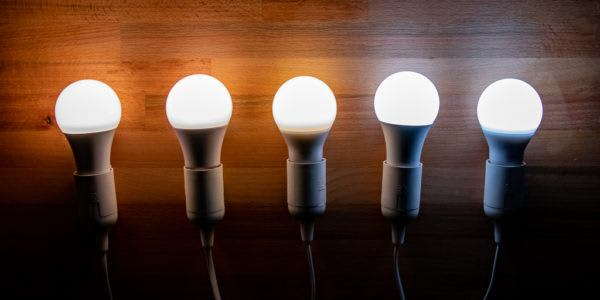
#> input picture helpfull/gui.jpg, 600 x 300 px
$ python objectDistance.py   (older library calls are emulated)
#> lines starting #> are read from the running program, lines starting #| are printed output that depends on the picture; after the words box and inside, x2 and y2 are one past the last pixel; in counts of white or black regions, pixels touching at a corner belong together
from scipy.spatial import distance as dist
from imutils import perspective
from imutils import contours
import numpy as np
import argparse
import imutils
import cv2

def midpoint(ptA, ptB):
    return ((ptA[0] + ptB[0]) * 0.5, (ptA[1] + ptB[1]) * 0.5)

image = cv2.imread('gui.jpg')
#> image is the input picture: shape (300, 600, 3); mean B, G, R 49.1, 63.1, 91.9
gray = cv2.cvtColor(image, cv2.COLOR_BGR2GRAY)
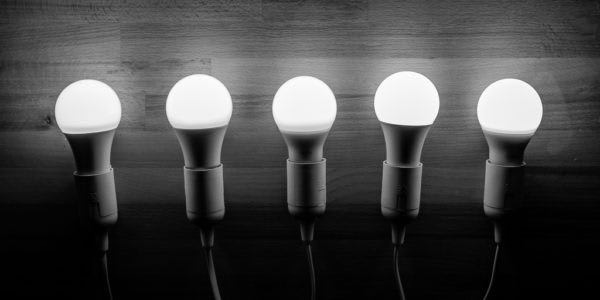
#> gray: shape (300, 600); min 0, max 255, mean 70.1
gray = cv2.GaussianBlur(gray, (7, 7), 0)

edged = cv2.Canny(gray, 50, 100)
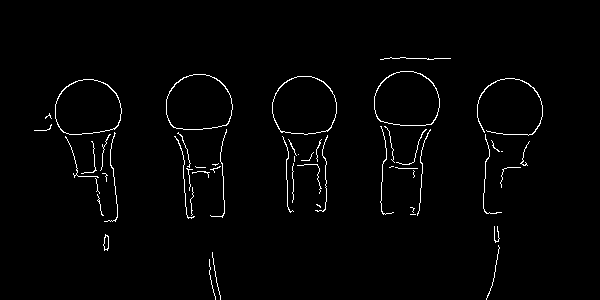
#> edged: shape (300, 600); 1.7% white in thin lines or dots, all inside (x1, y1, x2, y2) = (34, 57, 543, 300)
edged = cv2.dilate(edged, None, iterations=1)
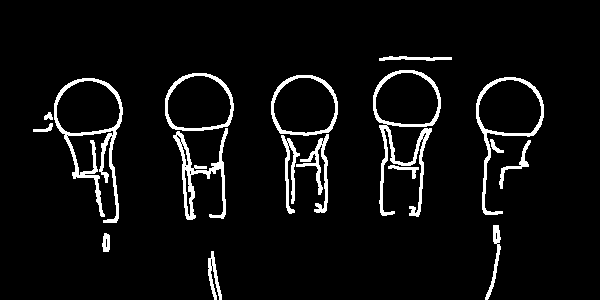
#> edged: shape (300, 600); 5.6% white; 17 white regions, largest, box (x1, y1, x2, y2) and area: (54, 78, 123, 223) 1823, (373, 70, 441, 217) 1749, (173, 128, 228, 220) 1218
edged = cv2.erode(edged, None, iterations=1)
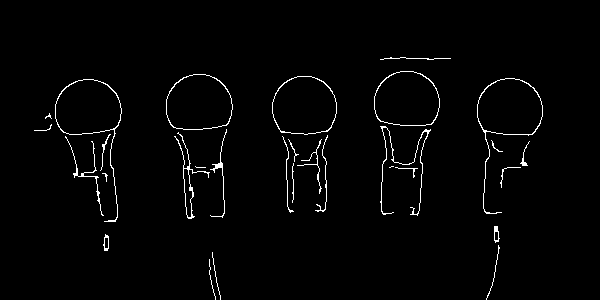
#> edged: shape (300, 600); 1.8% white in thin lines or dots, all inside (x1, y1, x2, y2) = (34, 57, 543, 300)

cnts = cv2.findContours(edged.copy(), cv2.RETR_EXTERNAL,
                        cv2.CHAIN_APPROX_SIMPLE)
#> cnts = 30 contours, 18 with area under 20; largest, box (x1, y1, x2, y2) and area: (477, 78, 543, 214) 3054, (272, 76, 337, 135) 3054, (166, 74, 233, 130) 3014, (55, 79, 122, 222) 2986, (374, 71, 440, 126) 2938
cnts = imutils.grab_contours(cnts)

(cnts, _) = contours.sort_contours(cnts)
#> cnts = 30 contours, 18 with area under 20; largest, box (x1, y1, x2, y2) and area: (272, 76, 337, 135) 3054, (477, 78, 543, 214) 3054, (166, 74, 233, 130) 3014, (55, 79, 122, 222) 2986, (374, 71, 440, 126) 2938
colors = ((0, 0, 255), (240, 0, 159), (0, 165, 255), (255, 255, 0),
          (255, 0, 255))
refObj = None

for c in cnts:
    if cv2.contourArea(c) < 100:
        continue
    box = cv2.minAreaRect(c)
    box = cv2.cv.BoxPoints(box) if imutils.is_cv2() else cv2.boxPoints(box)
    box = np.array(box, dtype="int")
    box = perspective.order_points(box)
    cX = np.average(box[:, 0])
    cY = np.average(box[:, 1])
    if refObj is None:
        (tl, tr, br, bl) = box
        (tlblX, tlblY) = midpoint(tl, bl)
        (trbrX, trbrY) = midpoint(tr, br)
        D = dist.euclidean((tlblX, tlblY), (trbrX, trbrY))
        refObj = (box, (cX, cY), D / 70)
        continue
    orig = image.copy()
    cv2.drawContours(orig, [box.astype("int")], -1, (0, 255, 0), 2)
    cv2.drawContours(orig, [refObj[0].astype("int")], -1, (0, 255, 0), 2)
    refCoords = np.vstack([refObj[0], refObj[1]])
    objCoords = np.vstack([box, (cX, cY)])
#> this loop made 30 passes
#> (cX, cY, tl, tr, br, bl, tlblX, tlblY) on pass 3: (88, 150, [55, 79], [121, 79], [121, 221], [55, 221], 55, 150)
#> (box, cX, cY) on passes 8, 9, 14, 20, 25: ([[166, 74], [232, 74], [232, 129], [166, 129]], 199, 101.5), ([[173, 132], [202, 128], [215, 214], [186, 218]], 194, 173), ([[272, 76], [336, 76], [336, 134], [272, 134]], 304, 105), ([[374, 71], [439, 71], [439, 125], [374, 125]], 406.5, 98), ([[477, 78], [542, 78], [542, 213], [477, 213]], 509.5, 145.5)
#> after the loop, D = 66; tlblX = 55; tlblY = 150; trbrX = 121; trbrY = 150


for ((xA, yA), (xB, yB), color) in zip(refCoords, objCoords, colors):
        cv2.circle(orig, (int(xA), int(yA)), 5, color, -1)
        cv2.circle(orig, (int(xB), int(yB)), 5, color, -1)
        cv2.line(orig, (int(xA), int(yA)), (int(xB), int(yB)),
                 color, 2)
        D = dist.euclidean((xA, yA), (xB, yB)) / refObj[2]
        (mX, mY) = midpoint((xA, yA), (xB, yB))
        cv2.putText(orig, "{:.1f}mm".format(D), (int(mX), int(mY - 10)),
                    cv2.FONT_HERSHEY_SIMPLEX, 0.55, color, 2)
        cv2.imshow("Image", orig)
        cv2.waitKey(0)
#> this loop made 5 passes
#> (xA, yA, xB, yB, color, D, mX, mY) on passes 1 to 5: (55, 79, 477, 78, (0, 0, 255), 447.6, 266, 78.5), (121, 79, 542, 78, (240, 0, 159), 446.5, 331.5, 78.5), (121, 221, 542, 213, (0, 165, 255), 446.6, 331.5, 217), (55, 221, 477, 213, (255, 255, 0), 447.7, 266, 217), (88, 150, 509.5, 145.5, (255, 0, 255), 447.1, 298.8, 147.8)
#> pass 1, `cv2.imshow("Image", orig)`:
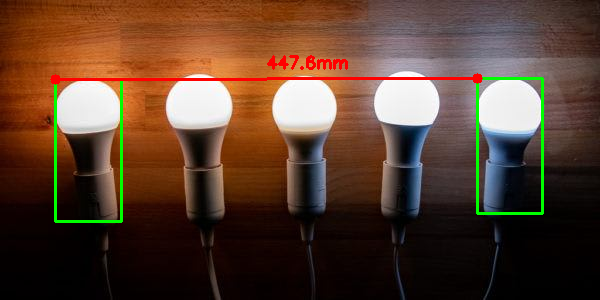
#> window 'Image': shape (300, 600, 3); mean B, G, R 47.4, 63.9, 91.3
#> pass 2, `cv2.imshow("Image", orig)`:
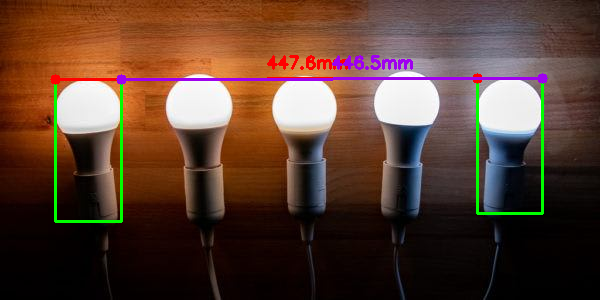
#> window 'Image': shape (300, 600, 3); mean B, G, R 49.6, 63.1, 90.9
#> after the loop:
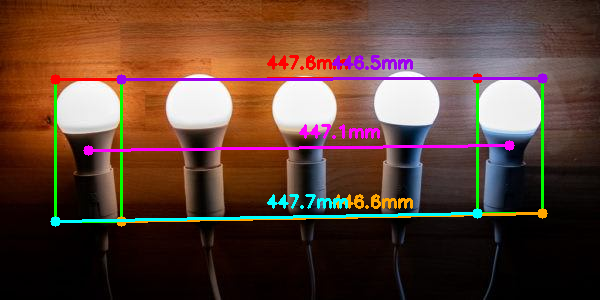
#> orig: shape (300, 600, 3); mean B, G, R 54.2, 65.4, 93.8
cv2.destroyAllWindows()

$ run again, with helpfull/1.jpg copied over helpfull/gui.jpg
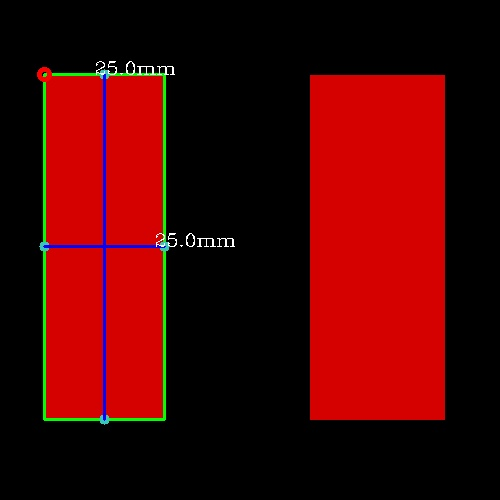
#> input picture helpfull/1.jpg, 500 x 500 px
#> image is the input picture: shape (500, 500, 3); mean B, G, R 2.6, 3.8, 73.5
#> `edged = cv2.erode(edged, None, iterations=1)`:
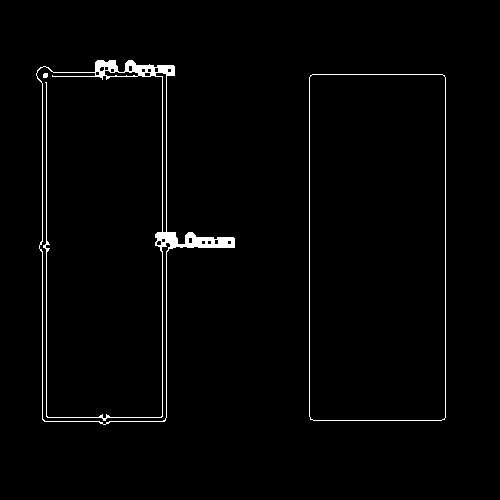
#> edged: shape (500, 500); 1.7% white; 3 white regions
#> cnts = 2 contours; box (x1, y1, x2, y2) and area: (309, 74, 446, 421) 47037, (36, 60, 235, 425) 44785
#> the loop `for c in cnts:` made 2 passes
#> (cX, cY, tl, tr, br, bl, tlblX, tlblY) on pass 1: (136, 241, [35, 61], [230, 57], [237, 421], [42, 425], 38.5, 243)
#> after the loop `for c in cnts:`: D = 195; tlblX = 38.5; tlblY = 243; trbrX = 233.5; trbrY = 239
#> the loop `for ((xA, yA), (xB, yB), color) in zip(refCoords, objCoords, colors):` made 5 passes
#> (xA, yA, xB, yB, color, D, mX, mY) on passes 1 to 5: (35, 61, 309, 74, (0, 0, 255), 98.45, 172, 67.5), (230, 57, 445, 74, (240, 0, 159), 77.4, 337.5, 65.5), (237, 421, 445, 420, (0, 165, 255), 74.65, 341, 420.5), (42, 425, 309, 420, (255, 255, 0), 95.84, 175.5, 422.5), (136, 241, 377, 247, (255, 0, 255), 86.52, 256.5, 244)
#> after the loop `for ((xA, yA), (xB, yB), color) in zip(refCoords, objCoords, colors):`:
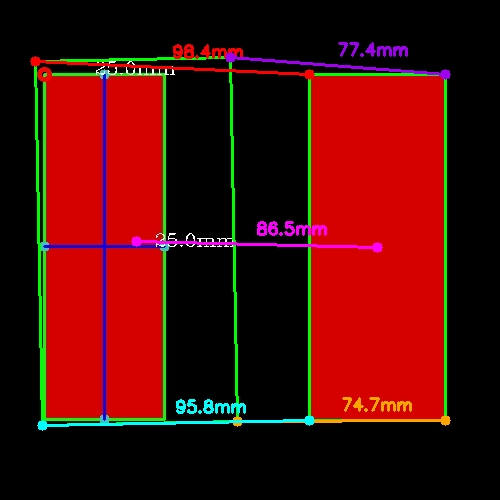
#> orig: shape (500, 500, 3); mean B, G, R 6.4, 10.7, 76.3

$ run again, with helpfull/balls.jpg copied over helpfull/gui.jpg
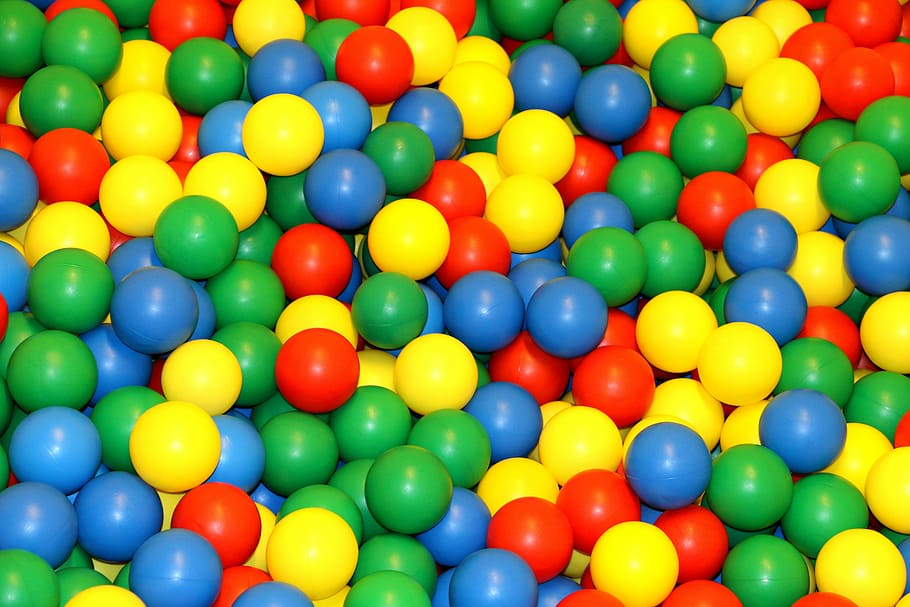
#> input picture helpfull/balls.jpg, 910 x 607 px
#> image is the input picture: shape (607, 910, 3); mean B, G, R 65.5, 144.2, 130.8
#> `edged = cv2.erode(edged, None, iterations=1)`:
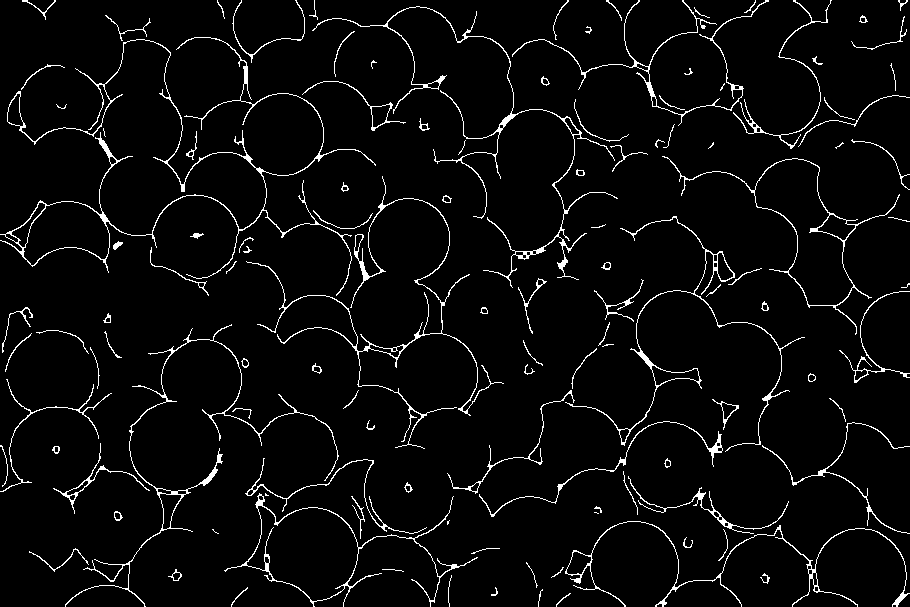
#> edged: shape (607, 910); 4.2% white in thin lines or dots
#> cnts = 120 contours, 68 with area under 20; largest, box (x1, y1, x2, y2) and area: (662, 156, 900, 335) 7844, (224, 493, 478, 607) 7524, (0, 37, 376, 296) 5442, (565, 216, 805, 452) 1298, (65, 324, 339, 607) 1034
#> the loop `for c in cnts:` made 120 passes
#> (cX, cY, tl, tr, br, bl, tlblX, tlblY) on pass 2: (55.5, 437.2, [6, 378], [111, 384], [105, 496], [0, 491], 3, 434.5)
#> after the loop `for c in cnts:`: D = 105.1; tlblX = 3; tlblY = 434.5; trbrX = 108; trbrY = 440
#> the loop `for ((xA, yA), (xB, yB), color) in zip(refCoords, objCoords, colors):` made 5 passes
#> (xA, yA, xB, yB, color, D, mX, mY) on passes 1 to 5: (6, 378, 839, 291, (0, 0, 255), 557.6, 422.5, 334.5), (111, 384, 909, 291, (240, 0, 159), 534.9, 510, 337.5), (105, 496, 909, 382, (0, 165, 255), 540.6, 507, 439), (0, 491, 839, 382, (255, 255, 0), 563.3, 419.5, 436.5), (55.5, 437.2, 874, 336.5, (255, 0, 255), 549, 464.8, 386.9)
#> after the loop `for ((xA, yA), (xB, yB), color) in zip(refCoords, objCoords, colors):`:
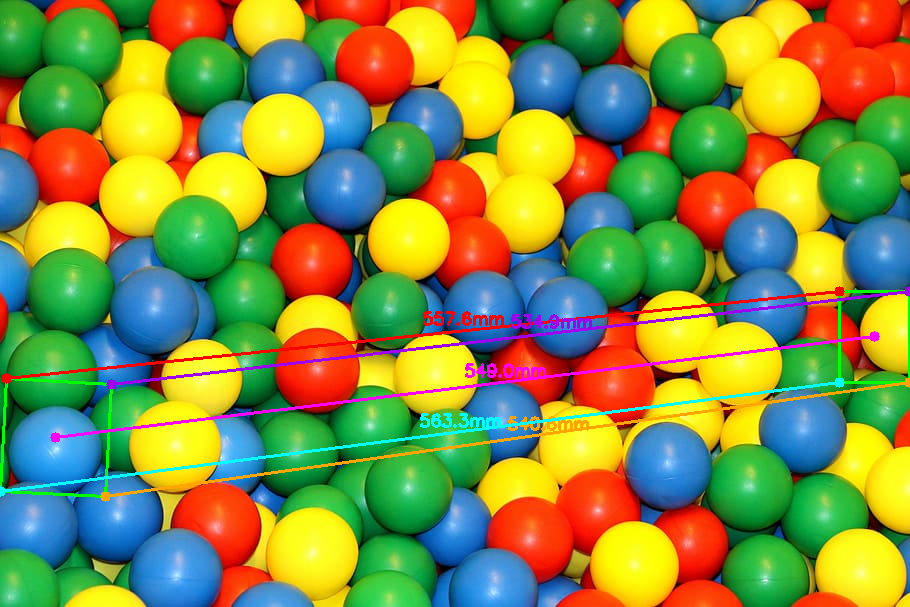
#> orig: shape (607, 910, 3); mean B, G, R 67.2, 142.9, 132.3
